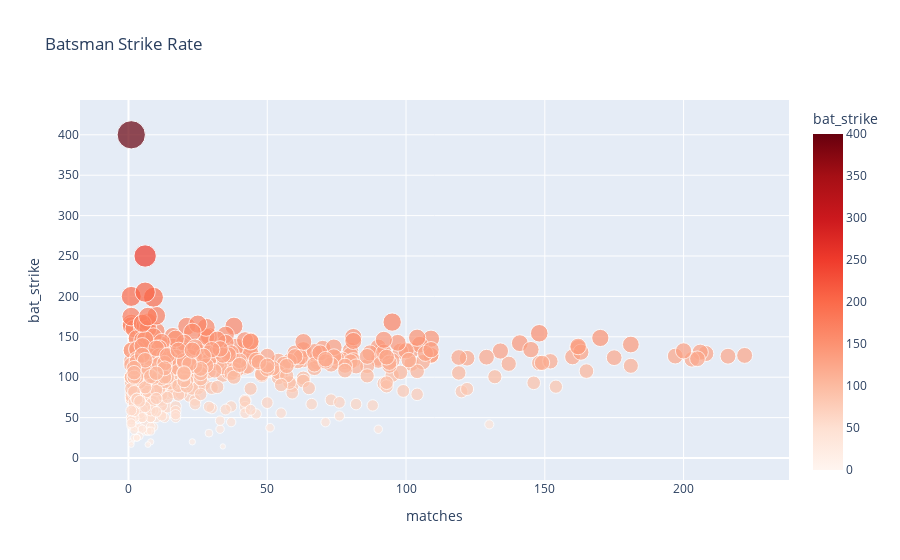

The cell this chart's notebook holds for it:
### Code cell
# Create the scatter plot to see Which player has best strike rate 
fig = px.scatter(final_df, x='matches', y='bat_strike',color='bat_strike',
                 size='bat_strike', hover_name=final_df.index, title='Batsman Strike Rate')
fig.update_layout(coloraxis=dict(colorscale='reds'))

# Show the plot
fig.show()

### Figure 1 — Plotly figure (JSON) as saved in the notebook; plotly's stock layout.template omitted (floating-point values rounded to 4 significant figures; data arrays with more than 128 entries replaced by an {"elided": "..."} marker saying what was removed)
{"data": [{"hovertemplate": "<b>%{hovertext}</b><br><br>matches=%{x}<br>bat_strike=%{marker.color}<extra></extra>", "hovertext": {"elided": "656 str values"}, "legendgroup": "", "marker": {"color": {"elided": "656 float values"}, "coloraxis": "coloraxis", "size": {"elided": "656 float values"}, "sizemode": "area", "sizeref": 1, "symbol": "circle"}, "mode": "markers", "name": "", "orientation": "v", "showlegend": false, "type": "scatter", "x": {"elided": "656 int values"}, "xaxis": "x", "y": {"elided": "656 float values"}, "yaxis": "y"}], "layout": {"coloraxis": {"colorbar": {"title": {"text": "bat_strike"}}, "colorscale": [[0, "rgb(255,245,240)"], [0.125, "rgb(254,224,210)"], [0.25, "rgb(252,187,161)"], [0.375, "rgb(252,146,114)"], [0.5, "rgb(251,106,74)"], [0.625, "rgb(239,59,44)"], [0.75, "rgb(203,24,29)"], [0.875, "rgb(165,15,21)"], [1, "rgb(103,0,13)"]]}, "legend": {"itemsizing": "constant", "tracegroupgap": 0}, "title": {"text": "Batsman Strike Rate"}, "xaxis": {"anchor": "y", "domain": [0, 1], "title": {"text": "matches"}}, "yaxis": {"anchor": "x", "domain": [0, 1], "title": {"text": "bat_strike"}}}}
